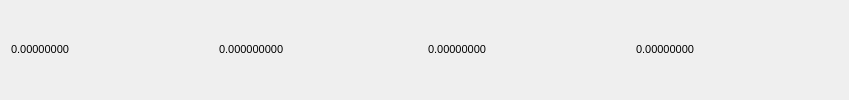
    <widget class="QFrame" name="tradingHeaderContainer">
     <property name="sizePolicy">
      <sizepolicy hsizetype="Preferred" vsizetype="Maximum">
       <horstretch>0</horstretch>
       <verstretch>0</verstretch>
      </sizepolicy>
     </property>
     <property name="minimumSize">
      <size>
       <width>849</width>
       <height>40</height>
      </size>
     </property>
     <property name="maximumSize">
      <size>
       <width>16777215</width>
       <height>220</height>
      </size>
     </property>
     <property name="frameShape">
      <enum>QFrame::NoFrame</enum>
     </property>
     <property name="frameShadow">
      <enum>QFrame::Raised</enum>
     </property>
     <property name="lineWidth">
      <number>0</number>
     </property>
     <layout class="QVBoxLayout" name="verticalLayout_trade">
      <item>
       <layout class="QHBoxLayout" name="wallettradeHeader">
        <item>
         <widget class="QLabel" name="Bid">
          <property name="minimumSize">
           <size>
            <width>0</width>
            <height>0</height>
           </size>
          </property>
          <property name="font">
           <font>
            <pointsize>8</pointsize>
            <weight>50</weight>
            <bold>false</bold>
           </font>
          </property>
          <property name="text">
           <string>0.00000000</string>
          </property>
          <property name="textInteractionFlags">
           <set>Qt::LinksAccessibleByMouse|Qt::TextSelectableByMouse</set>
          </property>
         </widget>
        </item>
        <item>
         <widget class="QLabel" name="volumet">
          <property name="minimumSize">
           <size>
            <width>0</width>
            <height>0</height>
           </size>
          </property>
          <property name="font">
           <font>
            <pointsize>8</pointsize>
            <weight>50</weight>
            <bold>false</bold>
           </font>
          </property>
          <property name="text">
           <string>0.000000000</string>
          </property>
          <property name="textInteractionFlags">
           <set>Qt::LinksAccessibleByMouse|Qt::TextSelectableByMouse</set>
          </property>
         </widget>
        </item>
        <item>
         <widget class="QLabel" name="Ask">
          <property name="minimumSize">
           <size>
            <width>0</width>
            <height>0</height>
           </size>
          </property>
          <property name="font">
           <font>
            <pointsize>8</pointsize>
            <weight>50</weight>
            <bold>false</bold>
           </font>
          </property>
          <property name="text">
           <string>0.00000000</string>
          </property>
          <property name="textInteractionFlags">
           <set>Qt::LinksAccessibleByMouse|Qt::TextSelectableByMouse</set>
          </property>
         </widget>
        </item>
        <item>
         <widget class="QLabel" name="volumebtc">
          <property name="minimumSize">
           <size>
            <width>0</width>
            <height>0</height>
           </size>
          </property>
          <property name="font">
           <font>
            <pointsize>8</pointsize>
            <weight>50</weight>
            <bold>false</bold>
           </font>
          </property>
          <property name="text">
           <string>0.00000000</string>
          </property>
          <property name="textInteractionFlags">
           <set>Qt::LinksAccessibleByMouse|Qt::TextSelectableByMouse</set>
          </property>
         </widget>
        </item>
       </layout>
      </item>
     </layout>
    </widget>
